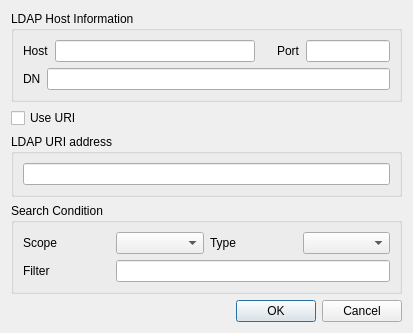
<?xml version="1.0" encoding="UTF-8"?>
<ui version="4.0">
 <class>GetLdapDlg</class>
 <widget class="QDialog" name="GetLdapDlg">
  <property name="geometry">
   <rect>
    <x>0</x>
    <y>0</y>
    <width>413</width>
    <height>323</height>
   </rect>
  </property>
  <property name="windowTitle">
   <string>Getting LDAP data</string>
  </property>
  <layout class="QGridLayout" name="gridLayout">
   <item row="8" column="2">
    <widget class="QDialogButtonBox" name="buttonBox">
     <property name="orientation">
      <enum>Qt::Horizontal</enum>
     </property>
     <property name="standardButtons">
      <set>QDialogButtonBox::Cancel|QDialogButtonBox::Ok</set>
     </property>
    </widget>
   </item>
   <item row="2" column="0" colspan="3">
    <widget class="QGroupBox" name="mURIGroup">
     <property name="title">
      <string>LDAP URI address</string>
     </property>
     <layout class="QGridLayout" name="gridLayout_3">
      <item row="0" column="1">
       <widget class="QLineEdit" name="mURIText"/>
      </item>
     </layout>
    </widget>
   </item>
   <item row="1" column="0" colspan="3">
    <widget class="QCheckBox" name="mURIUseCheck">
     <property name="text">
      <string>Use URI</string>
     </property>
    </widget>
   </item>
   <item row="0" column="0" colspan="3">
    <widget class="QGroupBox" name="mHostInfoGroup">
     <property name="title">
      <string>LDAP Host Information</string>
     </property>
     <layout class="QGridLayout" name="gridLayout_4">
      <item row="0" column="0" colspan="4">
       <layout class="QGridLayout" name="gridLayout_2">
        <item row="0" column="1">
         <widget class="QLineEdit" name="mHostText">
          <property name="minimumSize">
           <size>
            <width>200</width>
            <height>0</height>
           </size>
          </property>
         </widget>
        </item>
        <item row="0" column="2">
         <spacer name="horizontalSpacer">
          <property name="orientation">
           <enum>Qt::Horizontal</enum>
          </property>
          <property name="sizeHint" stdset="0">
           <size>
            <width>40</width>
            <height>20</height>
           </size>
          </property>
         </spacer>
        </item>
        <item row="0" column="0">
         <widget class="QLabel" name="label_3">
          <property name="text">
           <string>Host</string>
          </property>
         </widget>
        </item>
        <item row="0" column="3">
         <widget class="QLabel" name="label_6">
          <property name="text">
           <string>Port</string>
          </property>
         </widget>
        </item>
        <item row="0" column="4">
         <widget class="QLineEdit" name="mPortText"/>
        </item>
       </layout>
      </item>
      <item row="4" column="0" colspan="4">
       <layout class="QGridLayout" name="gridLayout_7">
        <property name="topMargin">
         <number>0</number>
        </property>
        <property name="rightMargin">
         <number>0</number>
        </property>
        <item row="0" column="0">
         <widget class="QLabel" name="label_5">
          <property name="text">
           <string>DN</string>
          </property>
         </widget>
        </item>
        <item row="0" column="1">
         <widget class="QLineEdit" name="mDNText"/>
        </item>
       </layout>
      </item>
     </layout>
    </widget>
   </item>
   <item row="3" column="0" colspan="3">
    <widget class="QGroupBox" name="groupBox">
     <property name="title">
      <string>Search Condition</string>
     </property>
     <layout class="QGridLayout" name="gridLayout_5">
      <item row="0" column="1">
       <widget class="QComboBox" name="mScopeCombo"/>
      </item>
      <item row="0" column="2">
       <widget class="QLabel" name="label_9">
        <property name="text">
         <string>Type</string>
        </property>
       </widget>
      </item>
      <item row="0" column="0">
       <widget class="QLabel" name="label_8">
        <property name="text">
         <string>Scope</string>
        </property>
       </widget>
      </item>
      <item row="0" column="3">
       <widget class="QComboBox" name="mTypeCombo"/>
      </item>
      <item row="1" column="0">
       <widget class="QLabel" name="label_7">
        <property name="text">
         <string>Filter</string>
        </property>
       </widget>
      </item>
      <item row="1" column="1" colspan="3">
       <widget class="QLineEdit" name="mFilterText"/>
      </item>
     </layout>
    </widget>
   </item>
   <item row="4" column="2">
    <spacer name="verticalSpacer">
     <property name="orientation">
      <enum>Qt::Vertical</enum>
     </property>
     <property name="sizeHint" stdset="0">
      <size>
       <width>20</width>
       <height>40</height>
      </size>
     </property>
    </spacer>
   </item>
  </layout>
 </widget>
 <resources/>
 <connections>
  <connection>
   <sender>buttonBox</sender>
   <signal>accepted()</signal>
   <receiver>GetLdapDlg</receiver>
   <slot>accept()</slot>
   <hints>
    <hint type="sourcelabel">
     <x>248</x>
     <y>254</y>
    </hint>
    <hint type="destinationlabel">
     <x>157</x>
     <y>274</y>
    </hint>
   </hints>
  </connection>
  <connection>
   <sender>buttonBox</sender>
   <signal>rejected()</signal>
   <receiver>GetLdapDlg</receiver>
   <slot>reject()</slot>
   <hints>
    <hint type="sourcelabel">
     <x>316</x>
     <y>260</y>
    </hint>
    <hint type="destinationlabel">
     <x>286</x>
     <y>274</y>
    </hint>
   </hints>
  </connection>
 </connections>
</ui>
